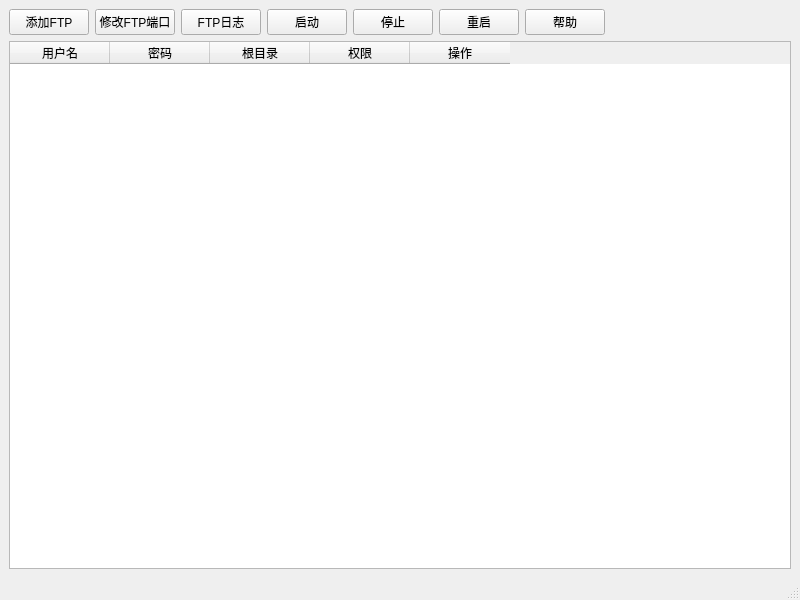
<?xml version="1.0" encoding="UTF-8"?>
<ui version="4.0">
 <class>MainWindow</class>
 <widget class="QMainWindow" name="MainWindow">
  <property name="geometry">
   <rect>
    <x>0</x>
    <y>0</y>
    <width>800</width>
    <height>600</height>
   </rect>
  </property>
  <property name="windowTitle">
   <string>FtpZone Server</string>
  </property>
  <widget class="QWidget" name="centralwidget">
   <layout class="QVBoxLayout" name="verticalLayout">
    <item>
     <layout class="QHBoxLayout" name="horizontalLayout">
      <item>
       <widget class="QPushButton" name="add_btn">
        <property name="text">
         <string>添加FTP</string>
        </property>
       </widget>
      </item>
      <item>
       <widget class="QPushButton" name="port_btn">
        <property name="text">
         <string>修改FTP端口</string>
        </property>
       </widget>
      </item>
      <item>
       <widget class="QPushButton" name="log_btn">
        <property name="text">
         <string>FTP日志</string>
        </property>
       </widget>
      </item>
      <item>
       <widget class="QPushButton" name="start_btn">
        <property name="text">
         <string>启动</string>
        </property>
       </widget>
      </item>
      <item>
       <widget class="QPushButton" name="stop_btn">
        <property name="text">
         <string>停止</string>
        </property>
       </widget>
      </item>
      <item>
       <widget class="QPushButton" name="restart_btn">
        <property name="text">
         <string>重启</string>
        </property>
       </widget>
      </item>
      <item>
       <widget class="QPushButton" name="help_btn">
        <property name="text">
         <string>帮助</string>
        </property>
       </widget>
      </item>
      <item>
       <spacer name="horizontalSpacer">
        <property name="orientation">
         <enum>Qt::Horizontal</enum>
        </property>
        <property name="sizeHint" stdset="0">
         <size>
          <width>40</width>
          <height>20</height>
         </size>
        </property>
       </spacer>
      </item>
     </layout>
    </item>
    <item>
     <widget class="QTableWidget" name="tableWidget">
      <column>
       <property name="text">
        <string>用户名</string>
       </property>
      </column>
      <column>
       <property name="text">
        <string>密码</string>
       </property>
      </column>
      <column>
       <property name="text">
        <string>根目录</string>
       </property>
      </column>
      <column>
       <property name="text">
        <string>权限</string>
       </property>
      </column>
      <column>
       <property name="text">
        <string>操作</string>
       </property>
      </column>
     </widget>
    </item>
   </layout>
  </widget>
  <widget class="QMenuBar" name="menubar">
   <property name="geometry">
    <rect>
     <x>0</x>
     <y>0</y>
     <width>800</width>
     <height>23</height>
    </rect>
   </property>
  </widget>
  <widget class="QStatusBar" name="statusbar"/>
 </widget>
 <resources/>
 <connections/>
</ui>
